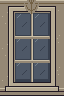

A level layout from a 2D game, rendered from its tile map. Below: a short description, then the map file with its tile-grid data intact:
An orthogonal 2x3 tile map with 32x32 px tiles, 1 tile layer (Assembly), 3 tilesets.

<map version="1.10" orientation="orthogonal" renderorder="right-down" width="2" height="3" tilewidth="32" tileheight="32" infinite="0" nextlayerid="2" nextobjectid="1">
  <tileset firstgid="1" source="../floors.tsx" />
  <tileset firstgid="321" source="../walls.tsx" />
  <tileset firstgid="961" source="../architecture.tsx" />
  <layer id="1" name="Assembly" width="2" height="3">
    <data encoding="csv">
715,716,
731,732,
747,748
</data>
  </layer>
</map>
